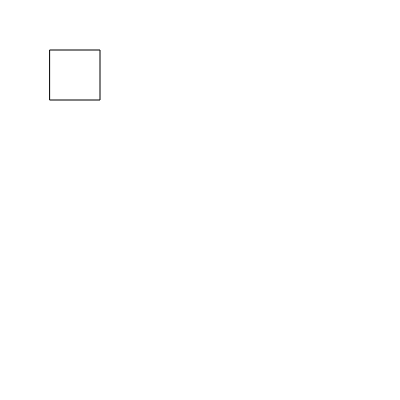
Frame 1 (no input)
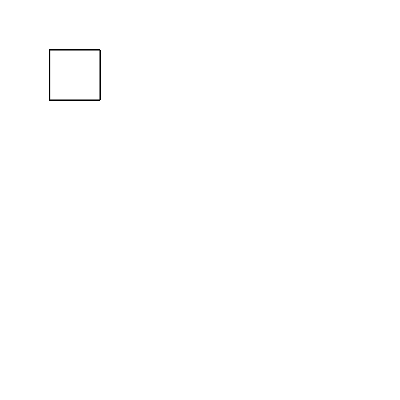
Frame 60 (no input)
Frame 120 (the mouse pressed at the canvas centre since frame 60): identical to frame 60, image omitted

The p5.js sketch that drew these frames (run headless with seeded random() and noise() and a simulated clock; from frame 60 on, the mouse is pressed at the canvas centre):

// p5.js sketch
// ── sketch.js
function setup() {
    createCanvas(400,400);
    console.log("Check,Check");
}

function draw() {
    background (50,100);
    fill(10,100,200);
    ellipse(mouseX, mouseY, 50, 50);
}
var randomShape = Math.floor(Math.random() * 2) + 1;
if (randomShape === 1) {
    function draw() {
        ellipse(50,50,50,50);
    }
}
else  {
    function draw() {
        rect(50,50,50,50);
    }
}
